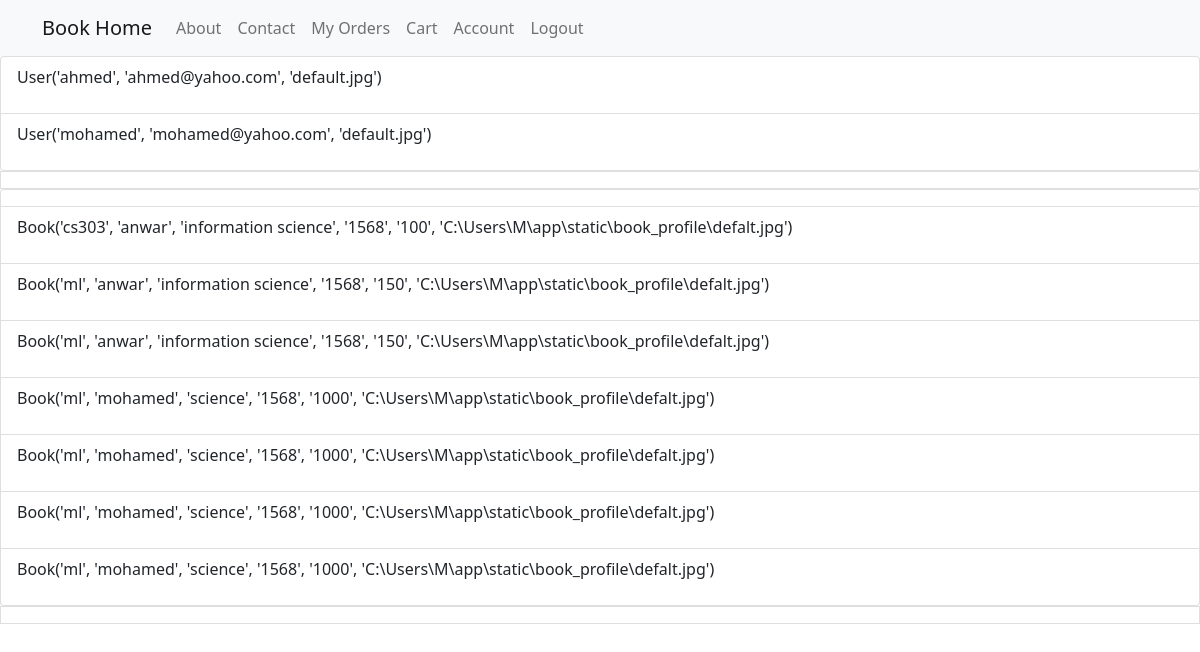
/admin_infom (signed in), run on an earlier commit of the app's database.
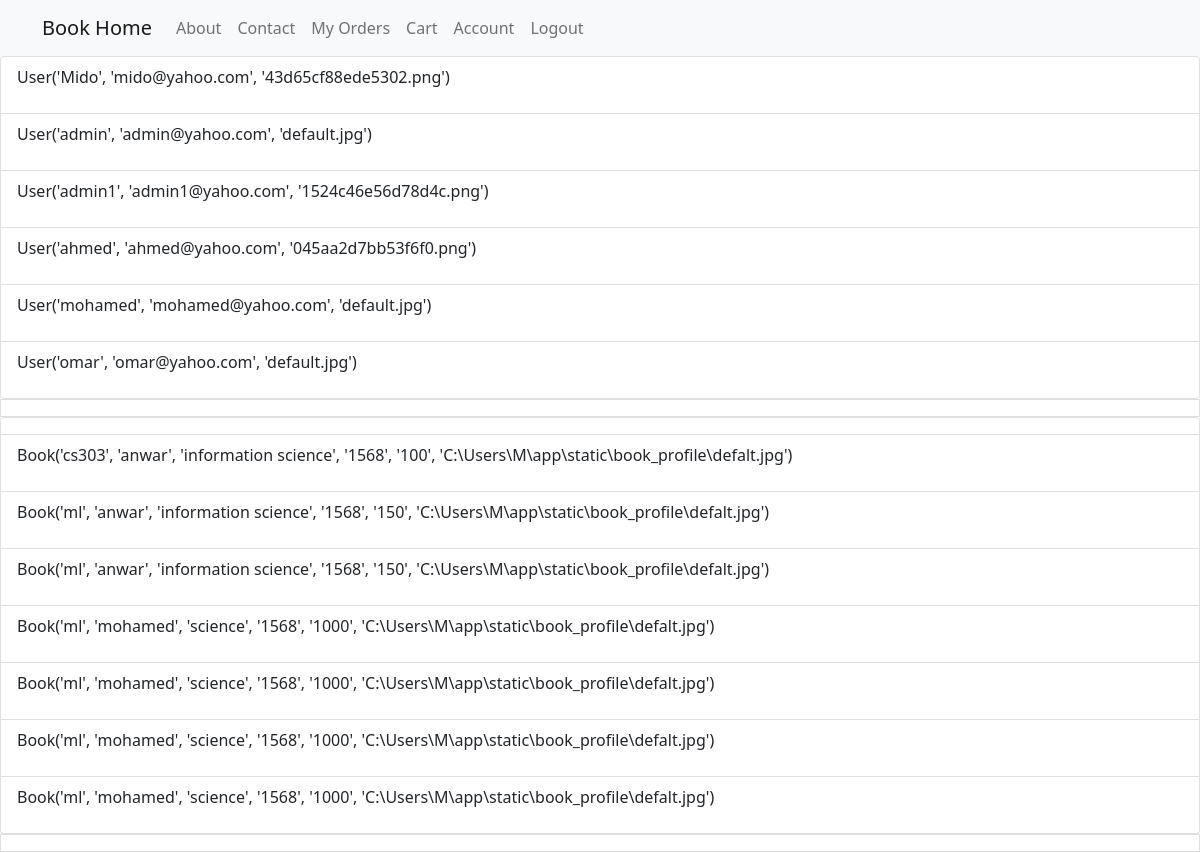
And on a later commit of the database.
### Models.py (models this page shows)
class User(db.Model, UserMixin):
    id = db.Column(db.Integer, primary_key=True)
    username = db.Column(db.String(20), unique=True, nullable=False)
    email = db.Column(db.String(120), unique=True, nullable=False)
    image_file = db.Column(db.String(20), nullable=True, default='default.jpg')
    password = db.Column(db.String(60), nullable=False)
    address=db.Column(db.Text, nullable=True)
    state=db.Column(db.String(60), nullable=True)
    pincode=db.Column(db.Integer, nullable=True)
    cart=db.relationship('Cart', backref='reader', lazy=True)
    order=db.relationship('Order', backref='buyer', lazy=True)
    orderbook=db.relationship('OrderBook', backref='orderby', lazy=True)
    def __repr__(self):
        return f"User('{self.username}', '{self.email}', '{self.image_file}')"

class Book(db.Model, UserMixin):
    id = db.Column(db.Integer, primary_key=True)
    title = db.Column(db.String(100), nullable=False)
    author = db.Column(db.String(100), nullable=False)
    publication = db.Column(db.String(100), nullable=False)
    ISBN = db.Column(db.String(100), nullable=False)
    content = db.Column(db.Text, nullable=False)
    price = db.Column(db.Integer, nullable=False)
    piece=db.Column(db.Integer, nullable=False)
    image_file = db.Column(db.String(20), nullable=False, default='default.jpg')
    cart=db.relationship('Cart', backref='cartbook', lazy=True)
    orderbook=db.relationship('OrderBook', backref='orderbook', lazy=True)
    def __repr__(self):
        return f"Book('{self.title}', '{self.author}', '{self.publication}', '{self.ISBN}', '{self.price}', '{self.image_file}')"

### routes.py (the view)
@app.route('/admin_infom')
def admin_infom():
    if current_user.is_authenticated:
        users = User.query.order_by(User.username).all()
        books = Book.query.order_by(Book.title).all()
    else:
        return redirect(url_for('about'))
    return render_template('admin_section.html', users = users , books = books)

### Models.py (called while the page is built)
@login_manager.user_loader
def load_user(user_id):
    return User.query.get(int(user_id))

### templates/admin_section.html
{% extends "home.html" %}
{% block content %}
    <div class="list-group">
      {%for user in users%}
      <a href="#" class="list-group-item list-group-item-action">
          <div class="d-flex w-100 justify-content-between">
        <p class="article-content">{{ user }}</p>
       </div>
       {%endfor%}
      </div>
          <div class="list-group">
      {%for book in books%}
      <a href="#" class="list-group-item list-group-item-action">
          <div class="d-flex w-100 justify-content-between">
        <p class="article-content">{{ book}}</p>
       </div>
       {%endfor%}
      </div>
{% endblock content %}

What changed in the data, as far as the page shows it:
added User: username+email+image_file "User('Mido', 'mido@yahoo.com', '43d65cf88ede5302.png')"
added User: username+email+image_file "User('admin', 'admin@yahoo.com', 'default.jpg')"
added User: username+email+image_file "User('admin1', 'admin1@yahoo.com', '1524c46e56d78d4c.png')"
changed User: username+email+image_file "User('ahmed', 'ahmed@yahoo.com', 'default.jpg')" → "User('ahmed', 'ahmed@yahoo.com', '045aa2d7bb53f6f0.png')"
added User: username+email+image_file "User('omar', 'omar@yahoo.com', 'default.jpg')"
